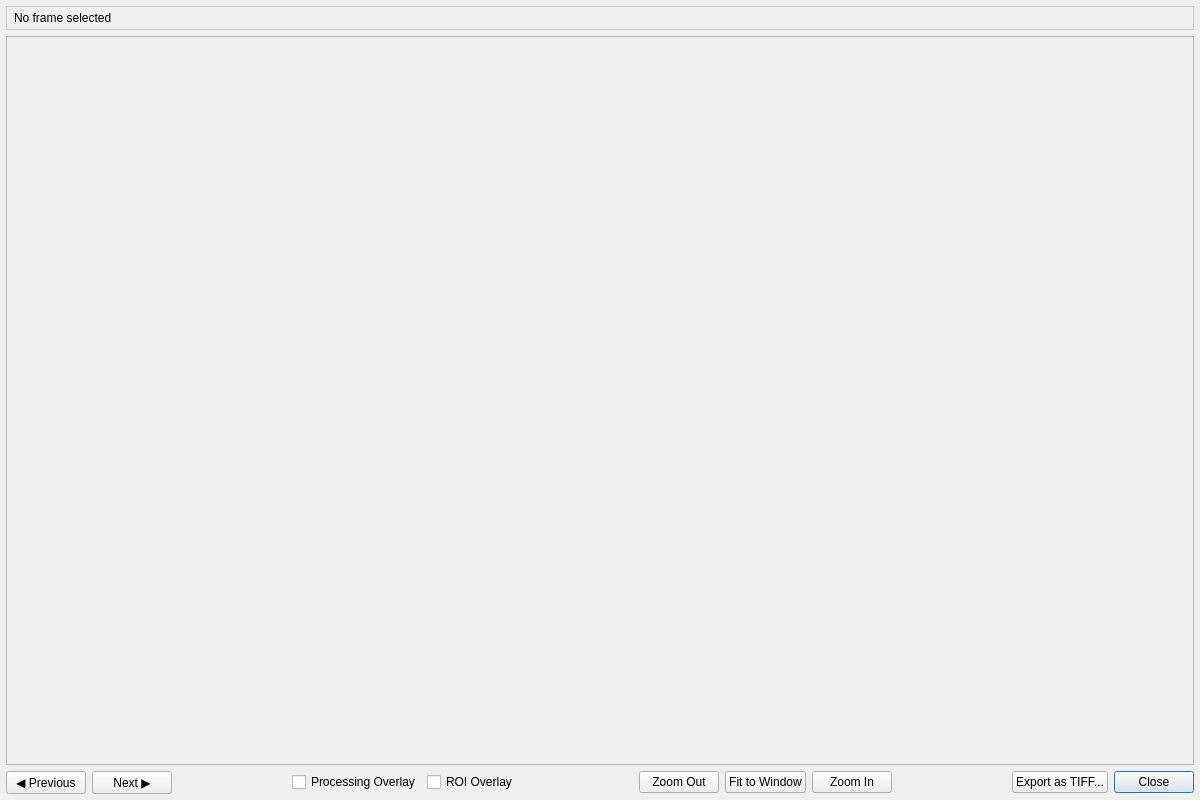
<?xml version="1.0" encoding="UTF-8"?>
<ui version="4.0">
 <class>FrameViewerDialog</class>
 <widget class="QDialog" name="FrameViewerDialog">
  <property name="geometry">
   <rect>
    <x>0</x>
    <y>0</y>
    <width>1200</width>
    <height>800</height>
   </rect>
  </property>
  <property name="windowTitle">
   <string>Frame Viewer</string>
  </property>
  <property name="modal">
   <bool>true</bool>
  </property>
  <layout class="QVBoxLayout" name="verticalLayout">
   <property name="spacing">
    <number>6</number>
   </property>
   <property name="leftMargin">
    <number>6</number>
   </property>
   <property name="topMargin">
    <number>6</number>
   </property>
   <property name="rightMargin">
    <number>6</number>
   </property>
   <property name="bottomMargin">
    <number>6</number>
   </property>
   <item>
    <widget class="QLabel" name="frameInfoLabel">
     <property name="styleSheet">
      <string notr="true">QLabel { background-color: #f0f0f0; padding: 4px; border: 1px solid #ccc; }</string>
     </property>
     <property name="wordWrap">
      <bool>true</bool>
     </property>
     <property name="text">
      <string>No frame selected</string>
     </property>
    </widget>
   </item>
   <item>
    <widget class="QScrollArea" name="imageScrollArea">
     <property name="widgetResizable">
      <bool>true</bool>
     </property>
     <property name="alignment">
      <set>Qt::AlignCenter</set>
     </property>
     <widget class="QWidget" name="scrollAreaWidgetContents">
      <property name="geometry">
       <rect>
        <x>0</x>
        <y>0</y>
        <width>1188</width>
        <height>700</height>
       </rect>
      </property>
      <layout class="QVBoxLayout" name="verticalLayout_2">
       <item>
        <widget class="QLabel" name="imageLabel">
         <property name="minimumSize">
          <size>
           <width>400</width>
           <height>300</height>
          </size>
         </property>
         <property name="alignment">
          <set>Qt::AlignCenter</set>
         </property>
         <property name="scaledContents">
          <bool>false</bool>
         </property>
        </widget>
       </item>
      </layout>
     </widget>
    </widget>
   </item>
   <item>
    <layout class="QHBoxLayout" name="controlsLayout">
     <item>
      <widget class="QPushButton" name="prevButton">
       <property name="text">
        <string>◀ Previous</string>
       </property>
      </widget>
     </item>
     <item>
      <widget class="QPushButton" name="nextButton">
       <property name="text">
        <string>Next ▶</string>
       </property>
      </widget>
     </item>
     <item>
      <spacer name="horizontalSpacer">
       <property name="orientation">
        <enum>Qt::Horizontal</enum>
       </property>
       <property name="sizeHint" stdset="0">
        <size>
         <width>20</width>
         <height>20</height>
        </size>
       </property>
      </spacer>
     </item>
     <item>
      <widget class="QCheckBox" name="processingOverlayCheck">
       <property name="text">
        <string>Processing Overlay</string>
       </property>
      </widget>
     </item>
     <item>
      <widget class="QCheckBox" name="roiOverlayCheck">
       <property name="text">
        <string>ROI Overlay</string>
       </property>
      </widget>
     </item>
     <item>
      <spacer name="horizontalSpacer_2">
       <property name="orientation">
        <enum>Qt::Horizontal</enum>
       </property>
       <property name="sizeHint" stdset="0">
        <size>
         <width>20</width>
         <height>20</height>
        </size>
       </property>
      </spacer>
     </item>
     <item>
      <widget class="QPushButton" name="zoomOutButton">
       <property name="text">
        <string>Zoom Out</string>
       </property>
      </widget>
     </item>
     <item>
      <widget class="QPushButton" name="fitToWindowButton">
       <property name="text">
        <string>Fit to Window</string>
       </property>
      </widget>
     </item>
     <item>
      <widget class="QPushButton" name="zoomInButton">
       <property name="text">
        <string>Zoom In</string>
       </property>
      </widget>
     </item>
     <item>
      <spacer name="horizontalSpacer_3">
       <property name="orientation">
        <enum>Qt::Horizontal</enum>
       </property>
       <property name="sizeHint" stdset="0">
        <size>
         <width>40</width>
         <height>20</height>
        </size>
       </property>
      </spacer>
     </item>
     <item>
      <widget class="QPushButton" name="exportButton">
       <property name="text">
        <string>Export as TIFF...</string>
       </property>
      </widget>
     </item>
     <item>
      <widget class="QPushButton" name="closeButton">
       <property name="text">
        <string>Close</string>
       </property>
       <property name="default">
        <bool>true</bool>
       </property>
      </widget>
     </item>
    </layout>
   </item>
  </layout>
 </widget>
 <resources/>
</ui>
